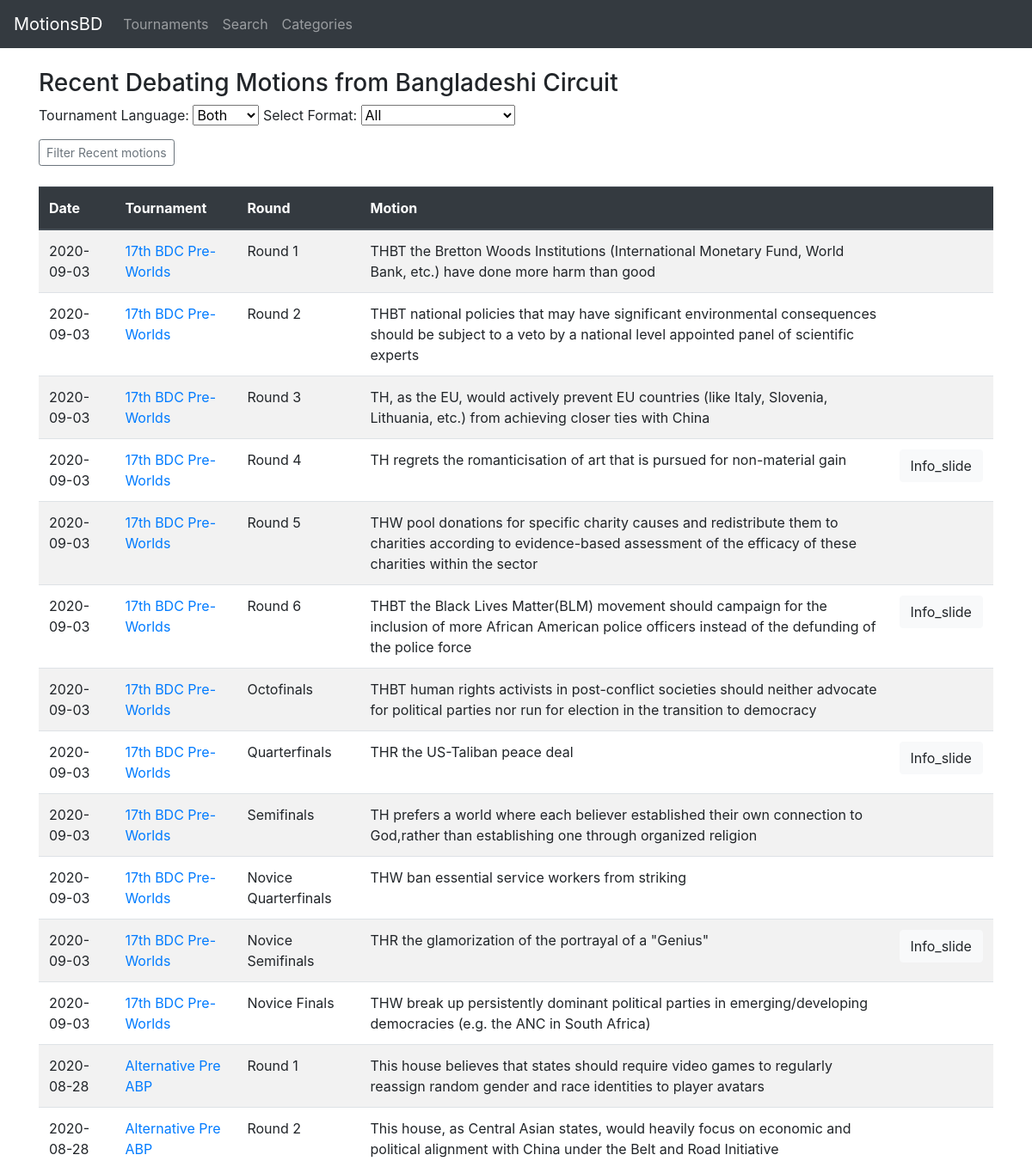
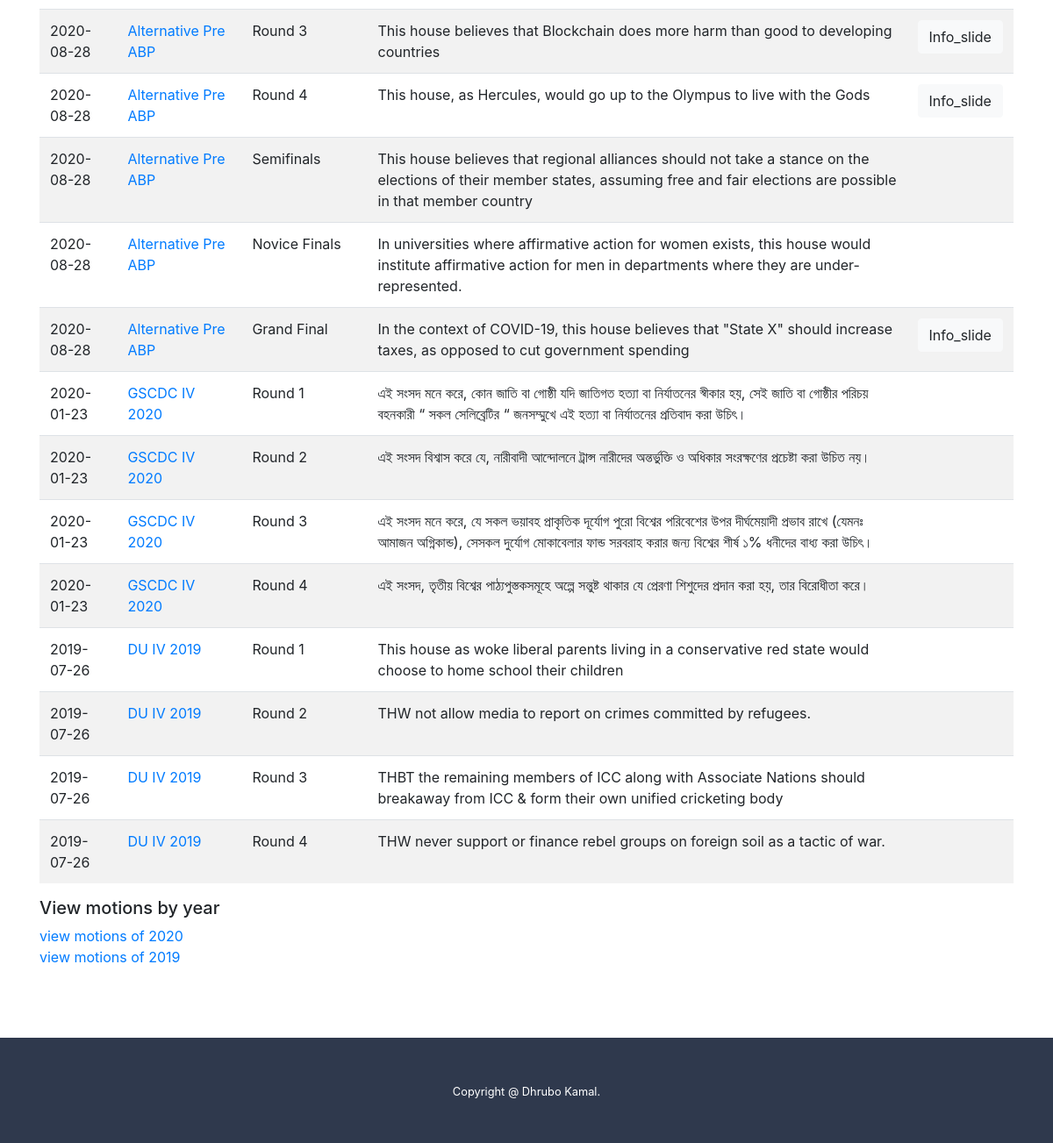
The page / on the database its author committed (2 pictures, top to bottom).
### dir/models.py (models this page shows, shortened)
class Motion (models.Model):
    motion_text = models.CharField(max_length=1000)
    info_slide = models.CharField(max_length=9000, blank=True)
    tournament = models.ForeignKey(Tournament, on_delete=models.CASCADE)
    round = models.CharField(max_length=30)
    category = models.ForeignKey(Category,on_delete=models.CASCADE, null=True, blank=True)

class Tournament (models.Model):
    tournament_name = models.CharField(max_length=250)
    lang = models.CharField(max_length=2, choices=[('bn', 'Bangla'), ('en', 'English')])
    format = models.CharField(max_length=3, choices=[('ap', 'AP'), ('bp', 'BP'), ('3v3', '3v3')])
    date = models.DateField()
    def __str__(self):
        return self.tournament_name

### dir/views.py (the view)
# urls.py: path('', views.index, name='index'),
def index(request):
    all_motions = Motion.objects.all().order_by('-tournament__date')
    yrs = []
    for i in all_motions.values_list('tournament__date__year', flat=True).distinct():
        if not i in yrs:
            yrs.append(i)
    ln = request.GET.get('Lang')
    fmt = request.GET.get('Format')
    if ln and ln != 'both':
        all_motions = all_motions.filter(tournament__lang=ln).order_by('-tournament__date')
    if fmt and fmt != 'all':
        all_motions = all_motions.filter(tournament__format=fmt).order_by('-tournament__date')
    context = {'all_motions': all_motions, 'ln': ln, 'fmt': fmt, 'all_years': yrs}
    return render(request, 'dir/index.html', context)

### dir/templates/dir/index.html
{% extends 'dir/base.html' %}
{% block content %}
<h3> Recent Debating Motions from Bangladeshi Circuit </h3>
{% include 'dir/filter.html' %}
{% include 'dir/motiontable.html'%}
<h5> View motions by year </h5>
{% for year in all_years %}
    <a href="{% url 'motion by year' year %}"> view motions of  {{ year }} </a></br>
{% endfor %}
</div>
{% endblock %}

### dir/templates/dir/motiontable.html (shortened to what this page needs)
{% if all_motions %}
    <table class="table table-striped ">
        <thead class="thead-dark">
        <tr>
            <th scope="col"> Date </th>
            <th scope="col"> Tournament  </th>
            <th scope="col"> Round </th>
            <th scope="col"> Motion </th>
            <th scope="col"> </th>
        </tr>
        </thead>
        <tbody>
        {% for motion in all_motions %}
                <tr>
                    <td> {{ motion.tournament.date |date:"Y-m-d" }} </td>
                    <td> <a href="{% url 'tournament_details' motion.tournament.id %}"> {{ motion.tournament }} </a> </td>
                    <td> {{ motion.round }} </td>
                    <td> {{ motion.motion_text }} </td>
                    <td>
                        {% if motion.info_slide.strip  %}
                            <button type="button" class="btn btn-light" data-toggle="modal" data-target="#id{{ motion.id }}">
                                Info_slide
                            </button>
                        {% endif %}
                    </td>
                </tr>
            {% endfor %}
        </tbody>
    </table>
{% else %}
    <h6> No motion to show , <a href="{% url 'index' %}"> Go back to home </a> </h6>
{% endif %}

### dir/templates/dir/base.html (style rules this page uses)
a:link { text-decoration: none; }

### rows shown on the page
Motion: tournament "2020-09-03", tournament "17th BDC Pre-Worlds", round "Round 1", motion_text "THBT the Bretton Woods Institutions (International Monetary Fund, World Bank, etc.) have done more harm than good"
Motion: tournament "2020-09-03", tournament "17th BDC Pre-Worlds", round "Round 2", motion_text "THBT national policies that may have significant environmental consequences should be subject to a veto by a national level appointed panel of scientific experts"
Motion: tournament "2020-09-03", tournament "17th BDC Pre-Worlds", round "Round 3", motion_text "TH, as the EU, would actively prevent EU countries (like Italy, Slovenia, Lithuania, etc.) from achieving closer ties with China"
Motion: tournament "2020-09-03", tournament "17th BDC Pre-Worlds", round "Round 4", motion_text "TH regrets the romanticisation of art that is pursued for non-material gain"
Motion: tournament "2020-09-03", tournament "17th BDC Pre-Worlds", round "Round 5", motion_text "THW pool donations for specific charity causes and redistribute them to charities according to evidence-based assessment of the efficacy of these charities within the sector"
Motion: tournament "2020-09-03", tournament "17th BDC Pre-Worlds", round "Round 6", motion_text "THBT the Black Lives Matter(BLM) movement should campaign for the inclusion of more African American police officers instead of the defunding of the police force"
Motion: tournament "2020-09-03", tournament "17th BDC Pre-Worlds", round "Octofinals", motion_text "THBT human rights activists in post-conflict societies should neither advocate for political parties nor run for election in the transition to democracy"
Motion: tournament "2020-09-03", tournament "17th BDC Pre-Worlds", round "Quarterfinals", motion_text "THR the US-Taliban peace deal"
Motion: tournament "2020-09-03", tournament "17th BDC Pre-Worlds", round "Semifinals", motion_text "TH prefers a world where each believer established their own connection to God,rather than establishing one through organized religion"
Motion: tournament "2020-09-03", tournament "17th BDC Pre-Worlds", round "Novice Quarterfinals", motion_text "THW ban essential service workers from striking"
Motion: tournament "2020-09-03", tournament "17th BDC Pre-Worlds", round "Novice Semifinals", motion_text "THR the glamorization of the portrayal of a \"Genius\""
Motion: tournament "2020-09-03", tournament "17th BDC Pre-Worlds", round "Novice Finals", motion_text "THW break up persistently dominant political parties in emerging/developing democracies (e.g. the ANC in South Africa)"
Motion: tournament "2020-08-28", tournament "Alternative Pre ABP", round "Round 1", motion_text "This house believes that states should require video games to regularly reassign random gender and race identities to player avatars"
Motion: tournament "2020-08-28", tournament "Alternative Pre ABP", round "Round 2", motion_text "This house, as Central Asian states, would heavily focus on economic and political alignment with China under the Belt and Road Initiative"
Motion: tournament "2020-08-28", tournament "Alternative Pre ABP", round "Round 3", motion_text "This house believes that Blockchain does more harm than good to developing countries"
Motion: tournament "2020-08-28", tournament "Alternative Pre ABP", round "Round 4", motion_text "This house, as Hercules, would go up to the Olympus to live with the Gods"
Motion: tournament "2020-08-28", tournament "Alternative Pre ABP", round "Semifinals", motion_text "This house believes that regional alliances should not take a stance on the elections of their member states, assuming free and fair elections are possible in that member country"
Motion: tournament "2020-08-28", tournament "Alternative Pre ABP", round "Novice Finals", motion_text "In universities where affirmative action for women exists, this house would institute affirmative action for men in departments where they are under-represented."
Motion: tournament "2020-08-28", tournament "Alternative Pre ABP", round "Grand Final", motion_text "In the context of COVID-19, this house believes that \"State X\" should increase taxes, as opposed to cut government spending"
Motion: tournament "2020-01-23", tournament "GSCDC IV 2020", round "Round 1", motion_text "এই সংসদ মনে করে, কোন জাতি বা গোষ্ঠী যদি জাতিগত হত্যা বা নির্যাতনের স্বীকার হয়, সেই জাতি বা গোষ্ঠীর পরিচয় বহনকারী “ সকল সেলিব্রেটির “ জনসম্মুখে এই হত্যা বা নির্যাতনের প্রতিবাদ করা উচিৎ।"
Motion: tournament "2020-01-23", tournament "GSCDC IV 2020", round "Round 2", motion_text "এই সংসদ বিশ্বাস করে যে, নারীবাদী আন্দোলনে ট্রান্স নারীদের অন্তর্ভুক্তি ও অধিকার সংরক্ষণের প্রচেষ্টা করা উচিত নয়।"
Motion: tournament "2020-01-23", tournament "GSCDC IV 2020", round "Round 3", motion_text "এই সংসদ মনে করে, যে সকল ভয়াবহ প্রাকৃতিক দূর্যোগ পুরো বিশ্বের পরিবেশের উপর দীর্ঘমেয়াদী প্রভাব রাখে (যেমনঃ আমাজন অগ্নিকান্ড), সেসকল দুর্যোগ মোকাবেলার ফান্ড সরবরাহ করার জন্য বিশ্বের শীর্ষ ১% ধনীদের বাধ্য করা উচিৎ।"
Motion: tournament "2020-01-23", tournament "GSCDC IV 2020", round "Round 4", motion_text "এই সংসদ, তৃতীয় বিশ্বের পাঠ্যপুস্তকসমূহে অল্পে সন্তুষ্ট থাকার যে প্রেরণা শিশুদের প্রদান করা হয়, তার বিরোধীতা করে।"
Motion: tournament "2019-07-26", tournament "DU IV 2019", round "Round 1", motion_text "This house as woke liberal parents living in a conservative red state would choose to home school their children"
Motion: tournament "2019-07-26", tournament "DU IV 2019", round "Round 2", motion_text "THW not allow media to report on crimes committed by refugees."
Motion: tournament "2019-07-26", tournament "DU IV 2019", round "Round 3", motion_text "THBT the remaining members of ICC along with Associate Nations should breakaway from ICC & form their own unified cricketing body"
Motion: tournament "2019-07-26", tournament "DU IV 2019", round "Round 4", motion_text "THW never support or finance rebel groups on foreign soil as a tactic of war."

### other values the page prints
{{ year }} "2020" "2019"
